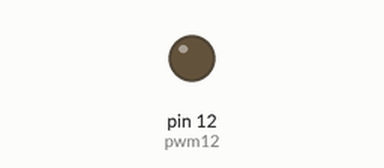
Recording of a program running on a simulated Raspberry Pi (header pin numbers). Shown: output pins drawn as LEDs (lit = HIGH).

Above: at 0.05 s.
At 0.95 s:
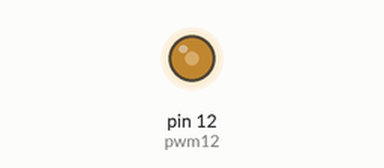
At 1.85 s:
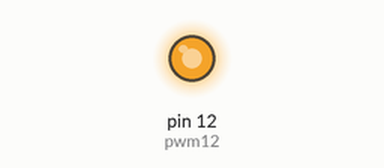
At 3.7 s:
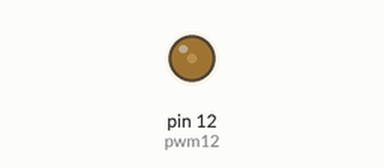
Timing chart, 0 to 5.2 s (numbered marks = the images above):
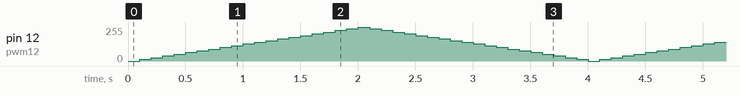

The program:

PWM_LED.py
```python
#import libraries
import RPi.GPIO as GPIO
import time
import os

#setup
GPIO.setwarnings(False)
GPIO.setmode(GPIO.BOARD)
GPIO.setup(12,GPIO.OUT)


pwm12 = GPIO.PWM(12, 50)
pwm12.start(0)

try:
  while True:
    for dutyCycle in range (0, 100, 5):
      pwm12.ChangeDutyCycle(dutyCycle)
      time.sleep(0.1)

    for dutyCycle in range (100, 0, -5):
      pwm12.ChangeDutyCycle(dutyCycle)
      time.sleep(0.1)

except KeyboardInterrupt:
  pwm12.stop()

GPIO.cleanup()

os.system('clear')
```
